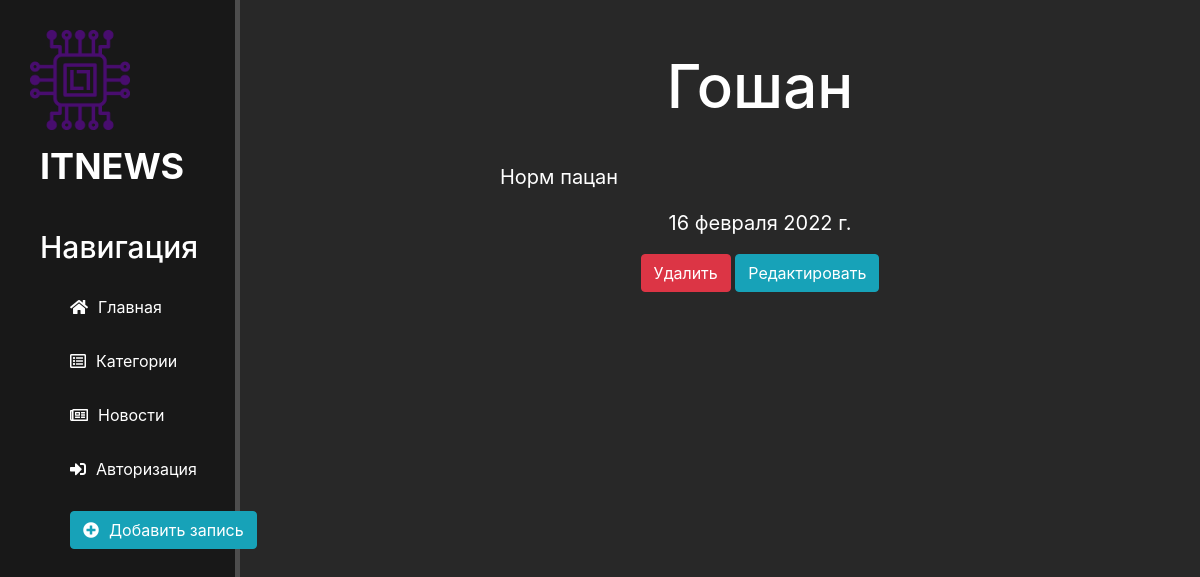
The app's page /news/goshan with its own data.
### news/models.py (models this page shows, shortened)
class Articles(models.Model):
    title = models.CharField('Название', max_length=100)
    anons = models.TextField('Анонс')
    full_text = models.TextField('Статья')
    date = models.DateField('Дата публикации')
    categorys = [
        (1, 'Программирование'),
        (2, 'Современные технологии'),
        (3, 'Кибербезопасность'),
        (4, 'Игры и игровые консоли')
    ]
    category = models.ForeignKey(Category, verbose_name="Категория", related_name="products", on_delete=models.CASCADE)
    slug = AutoSlugField(populate_from='title')
    class Meta:
        verbose_name = 'Новость'
        verbose_name_plural = 'Новости'

### news/views.py (the view)
# urls.py: path('<slug:slug>', views.NewsDetail.as_view(), name='news_detail'),
class NewsDetail(DetailView):
    model = Articles
    template_name = 'news/details.html'
    context_object_name = 'article'

### news/templates/news/details.html (shortened to what this page needs)
{% extends 'main/layout.html' %}
{% block content %}
    <div class="detailtext">
        <h1>{{ article.title }}</h1>
        <p>{{ article.full_text|linebreaks }}</p>
        <div class="btnRed"> <p>{{ article.date }}</p>
        <a href="{%  url 'news_delete' article.slug  %} " class="btn btn-danger">Удалить</a>
        <a href="{%  url 'news_update' article.slug  %}" class="btn btn-info">Редактировать</a> </div>
    </div>
{%endblock%}

### main/static/main/css/main.css (style rules this page uses)
body { background:#282828; }
.detailtext { float: left; color: white; margin-top: 50px; text-align: justify; width: 85%; padding-left:500px; }
.detailtext h1 { font-size:60px; text-align:center; margin-bottom:40px }
.detailtext p { font-size:20px; }
.btnRed { text-align:center }

### records on screen
Articles: title "Гошан", full_text "Норм пацан", date "16 февраля 2022 г."
